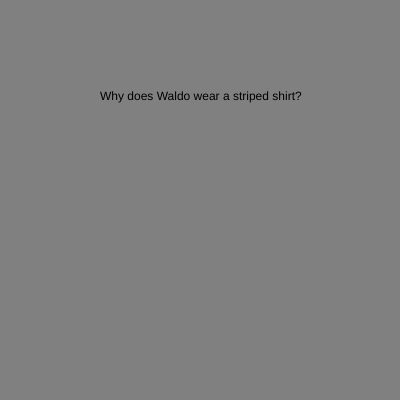
Frame 1 (no input)
Frame 60 (no input): identical to frame 1, image omitted
Frame 120 (the mouse pressed at the canvas centre since frame 60): identical to frame 1, image omitted

The p5.js sketch that drew this single still picture (run headless with seeded random() and noise() and a simulated clock; from frame 60 on, the mouse is pressed at the canvas centre):

// p5.js sketch
// ── sketch.js
let myState = 0;
let timer = 0;

function setup() {
  createCanvas(400, 400);
  rectMode(CENTER);
}

function draw() {

  timer++;
  if (timer > 2*60){
    timer = 0;
    myState++;
    if (myState>1){
      myState = 0;
    }
  }

  switch (myState) {

    case 0:
      background ("grey");
      text("Why does Waldo wear a striped shirt? ", 100, 100);
        break;



    case 1:
      background ("red");
      text("Because he doesn’t want to be spotted.", 100, 100);

      }
    }
